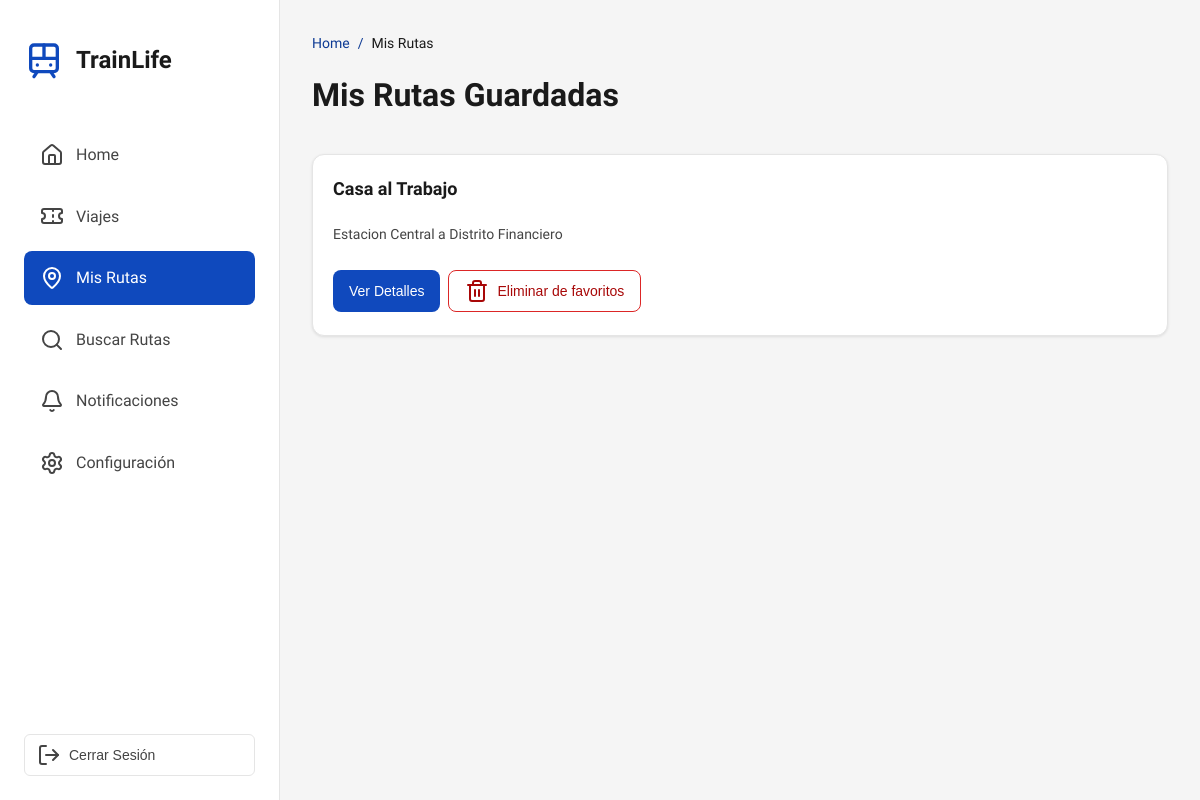
The app's page /misRutas/1/ (signed in) with its own data.
### trainLife/models.py (models this page shows, shortened)
class Ruta(models.Model):
    usuario = models.ForeignKey(Usuario, on_delete=models.CASCADE, related_name='rutas', null=True, blank=True)
    nombre = models.CharField(max_length=200)  # Nombre descriptivo de la ruta
    descripcion = models.TextField(blank=True, null=True)  # Descripción opcional
    fechaCreacion = models.DateTimeField(auto_now_add=True)
    fechaActualizacion = models.DateTimeField(auto_now=True)
    class Meta:
        ordering = ['-fechaCreacion']
        verbose_name = 'Ruta'
        verbose_name_plural = 'Rutas'

### trainLife/views.py (the view)
# urls.py: path('misRutas/<int:usuario_id>/', views.misRutas, name='mis_rutas'),
def misRutas(request, usuario_id):
    session_usuario_id = request.session.get('usuario_id')
    if not session_usuario_id or session_usuario_id != usuario_id:
        return redirect('login')
    usuario = Usuario.objects.filter(id=usuario_id).first()
    if not usuario:
        return redirect('login')
    rutas = Ruta.objects.filter(usuario=usuario).prefetch_related('trayectos')
    return render(request, 'MisRutas.html', {
        'usuario': usuario,
        'rutas': rutas
    })

### trainLife/templates/MisRutas.html (shortened to what this page needs)
<!DOCTYPE html>
<html lang="es">
{% load static %}
<head>
    <link rel="stylesheet" href="{% static 'styles/MisRutas.css' %}">
    <link rel="stylesheet" href="{% static 'styles/confirmModal.css' %}">
</head>
<body>
    <div class="container">
        <aside class="sidebar" aria-label="Navegación principal">
            <div class="sidebar-content">
                <div class="logo-section">
                    <i data-lucide="train" class="logo-icon"></i>
                    <h1 class="logo-text">TrainLife</h1>
                </div>
                <nav class="nav-menu" aria-label="Menú de navegación">
                    <a class="nav-item" href="{% url 'inicio_usuario' usuario.id %}" aria-label="Ir a inicio">
                        <i data-lucide="home"></i>
                        <span>Home</span>
                    </a>
                    <a class="nav-item" href="{% url 'viajes_usuario' usuario.id %}" aria-label="Ir a viajes">
                        <i data-lucide="ticket"></i>
                        <span>Viajes</span>
                    </a>
                    <a class="nav-item active" href="{% url 'mis_rutas' usuario.id %}" aria-current="page"
                        aria-label="Mis rutas (página actual)">
                        <i data-lucide="map-pin"></i>
                        <span>Mis Rutas</span>
                    </a>
                    <a class="nav-item" href="{% url 'buscar_rutas' usuario.id %}"
                        aria-label="Buscar rutas disponibles">
                        <i data-lucide="search"></i>
                        <span>Buscar Rutas</span>
                    </a>
                    <a class="nav-item" href="{% url 'notificaciones' usuario.id %}" aria-label="Ver notificaciones">
                        <i data-lucide="bell"></i>
                        <span>Notificaciones</span>
                    </a>
                    <a class="nav-item" href="{% url 'configuracion' usuario.id %}" aria-label="Ir a configuración">
                        <i data-lucide="settings"></i>
                        <span>Configuración</span>
                    </a>
                </nav>
                <button class="logout-btn" onclick="window.location.href='{% url 'salir' usuario.id %}'"
                    aria-label="Cerrar sesión">
                    <i data-lucide="log-out"></i>
                    <span>Cerrar Sesión</span>
                </button>
            </div>
        </aside>
        <main class="main-content" role="main" aria-label="Contenido principal">
            <div class="content-wrapper">
                <nav class="breadcrumb" aria-label="Breadcrumb">
                    <a href="{% url 'inicio_usuario' usuario.id %}" class="breadcrumb-item"
                        aria-label="Volver a inicio">Home</a>
                    <span class="breadcrumb-separator">/</span>
                    <span class="breadcrumb-item breadcrumb-current">Mis Rutas</span>
                </nav>
                <h1 class="page-title">Mis Rutas Guardadas</h1>
                <div class="routes-container" role="list" aria-label="Lista de rutas guardadas">
                    {% if rutas %}
                    {% for ruta in rutas %}
                    <div class="route-card" role="listitem" aria-labelledby="route-{{ ruta.id }}-title">
                        <div class="route-header">
                            <div class="route-info">
                                <h2 class="route-title" id="route-{{ ruta.id }}-title">{{ ruta.nombre }}</h2>
                                {% if ruta.descripcion %}
                                <p class="route-subtitle">{{ ruta.descripcion }}</p>
                                {% endif %}
                                <div class="route-actions">
                                    <button class="btn btn-primary expand-route" data-route-id="{{ ruta.id }}"
                                        aria-expanded="false" aria-controls="route-{{ ruta.id }}-details"
                                        aria-label="Ver detalles de la ruta {{ ruta.nombre }}">
                                        <span>Ver Detalles</span>
                                    </button>
                                    <button class="btn btn-delete"
                                        data-delete-route-id="{{ ruta.id }}"
                                        data-delete-route-name="{{ ruta.nombre|escapejs }}"
                                        data-delete-url="{% url 'eliminar_ruta_favorito' usuario.id ruta.id %}"
                                        aria-label="Eliminar ruta {{ ruta.nombre }} de favoritos">
                                        <i data-lucide="trash-2" aria-hidden="true"></i>
                                        <span>Eliminar de favoritos</span>
                                    </button>
                                </div>
                            </div>
                            <div class="route-map route-map-main" role="img"
                                aria-label="Mapa de la ruta {{ ruta.nombre }}"></div>
                        </div>
                    </div>
                    {% endfor %}
                    {% endif %}
                </div>
            </div>
        </main>
    </div>
</body>
</html>

### trainLife/static/styles/misRutas.css (style rules this page uses)
* { margin: 0; padding: 0; box-sizing: border-box; }
body { font-family: 'Lexend', -apple-system, BlinkMacSystemFont, 'Segoe UI', sans-serif; background-color: #f5f5f5; color: #1a1a1a; line-height: 1.6; -webkit-font-smoothing: antialiased; -moz-osx-font-smoothing: grayscale; }
.container { display: flex; min-height: 100vh; }
.sidebar { width: 280px; background-color: #ffffff; border-right: 1px solid #e5e5e5; position: fixed; top: 0; left: 0; height: 100vh; overflow-y: auto; z-index: 1000; transition: transform 0.3s ease; }
.sidebar-content { display: flex; flex-direction: column; height: 100%; padding: 1.5rem; }
.logo-section { display: flex; align-items: center; gap: 0.75rem; padding: 1rem 0; margin-bottom: 2rem; }
.logo-icon { width: 2.5rem; height: 2.5rem; color: #0f49bd; }
.logo-text { font-size: 1.5rem; font-weight: 700; color: #1a1a1a; margin: 0; }
.nav-menu { display: flex; flex-direction: column; gap: 0.5rem; flex: 1; }
.nav-item { display: flex; align-items: center; gap: 0.75rem; padding: 0.875rem 1rem; border-radius: 0.5rem; color: #444444; text-decoration: none; font-weight: 500; transition: all 0.2s; }
.nav-item.active { background-color: #0f49bd; color: white; }
.logout-btn { display: flex; align-items: center; gap: 0.5rem; padding: 0.5rem 0.75rem; background: none; border: 1px solid #e5e5e5; border-radius: 0.375rem; color: #444444; font-size: 0.875rem; cursor: pointer; transition: all 0.2s; width: 100%; }
.main-content { flex: 1; margin-left: 280px; padding: 32px; overflow-y: auto; background-color: #f5f5f5; }
.content-wrapper { max-width: 900px; margin: 0 auto; }
.breadcrumb { display: flex; align-items: center; gap: 8px; margin-bottom: 16px; font-size: 14px; }
.breadcrumb-item { color: #0d3a94; text-decoration: none; transition: color 0.2s; }
.breadcrumb-current { color: #1a1a1a; font-weight: 500; }
.breadcrumb-separator { color: #0d3a94; }
.page-title { font-size: 32px; font-weight: 900; color: #1a1a1a; margin-bottom: 32px; }
.routes-container { display: flex; flex-direction: column; gap: 24px; }
.route-card { background-color: #ffffff; border-radius: 12px; padding: 20px; box-shadow: 0 1px 3px rgba(0, 0, 0, 0.1); border: 1px solid #e5e5e5; }
.route-header { display: flex; gap: 24px; justify-content: space-between; }
.route-info { flex: 1; display: flex; flex-direction: column; gap: 16px; }
.route-title { font-size: 18px; font-weight: 700; color: #1a1a1a; margin-bottom: 4px; }
.route-subtitle { font-size: 14px; color: #444444; }
.route-actions { display: flex; gap: 8px; flex-wrap: wrap; margin-top: 8px; }
.btn { display: inline-flex; align-items: center; gap: 8px; padding: 8px 16px; border-radius: 8px; font-size: 14px; font-weight: 500; border: none; cursor: pointer; transition: all 0.2s; text-decoration: none; }
.btn-primary { background-color: #1049bd; color: #ffffff; }
.btn-delete { background-color: #ffffff; color: #a80808; border: 1px solid #dc2626; }
.route-map { width: 180px; height: 140px; border-radius: 8px; background-size: cover; background-position: center; background-repeat: no-repeat; flex-shrink: 0; }
.route-map-main { background-image: url("https://lh3.googleusercontent.com/aida-public/AB6AXuBFCZR0x8VcnqT6RG2hA_4pFoIXX7WWwQOkCXsHQJpAUymAZ6xp8bsylSIydPH_lk3Jg27IB4roVP0nMGsjc3QR-1AM5FN9dMNJi_uM2JrsfWscwAM4wsAT1RwDyqVcjgHn6PzY-Zb42pmB5OAgqFaYvfYGgJj7zBEqeT_-8WgccY3dsnNFMz90MZ_qg6AJFJWY000TTad9N2id_XW4MxUgvKNjnbHpraVKHjcncMg4ljZ-MKGxsw_840FA0MJTmCLtxXNx3Qtg7PU"); }

### records on screen
Ruta: nombre "Casa al Trabajo", descripcion "Estacion Central a Distrito Financiero"
